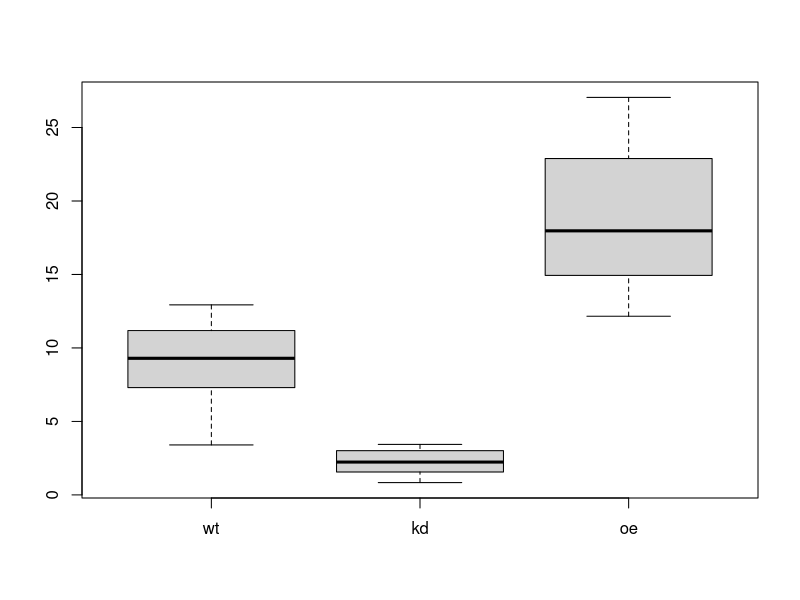

Write the R code that produced this figure.
prate <- data.frame(wt = rnorm(10, mean = 10, sd = 3),
                    kd = rnorm(10, mean = 15, sd = 3),
                    oe = rnorm(10, mean = 5, sd = 2.5))
write.table(prate, sep='\t', quote=F)

pvals <- c(t.test(prate$kd, prate$oe)$p.val, 
           t.test(prate$kd, prate$wt)$p.val, 
           t.test(prate$oe, prate$wt)$p.val)
round(pvals, 5)


exp_level <- data.frame(wt = rnorm(10, mean = 10, sd = 3),
                        kd = rnorm(10, mean = 2, sd = 1),
                        oe = rnorm(10, mean = 20, sd = 5))

exp_level
boxplot(exp_level)

e_pvals <- c(t.test(exp_level$kd, exp_level$oe)$p.val, 
             t.test(exp_level$kd, exp_level$wt)$p.val, 
             t.test(exp_level$oe, exp_level$wt)$p.val)
round(e_pvals, 5)


write.table(prate, sep='\t', quote=F)

write.table(exp_level, sep='\t', quote=F)

wide_df <- data.frame(geneName = c('GeneA', 'GeneB', 'GeneC'), 
                      expressionInCellLineA = c(1, 5, 10), 
                      expressionInCellLineB = c(20, 5, 15), 
                      expressionInCellLineC = c(5, 20, 30))
knitr::kable(wide_df)

library(tidyr)

knitr::kable(wide_df %>% gather(cellLine, expressionLevel, -geneName))
